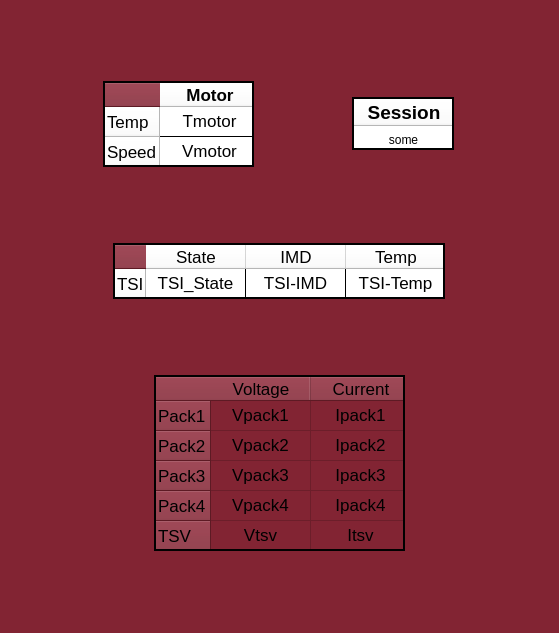
<?xml version="1.0" encoding="UTF-8"?>
<ui version="4.0">
 <class>Form</class>
 <widget class="QWidget" name="Form">
  <property name="geometry">
   <rect>
    <x>0</x>
    <y>0</y>
    <width>559</width>
    <height>633</height>
   </rect>
  </property>
  <property name="sizePolicy">
   <sizepolicy hsizetype="Ignored" vsizetype="Ignored">
    <horstretch>0</horstretch>
    <verstretch>0</verstretch>
   </sizepolicy>
  </property>
  <property name="windowTitle">
   <string>Form</string>
  </property>
  <property name="styleSheet">
   <string notr="true">background-color: rgb(130, 36, 51);</string>
  </property>
  <layout class="QVBoxLayout" name="verticalLayout">
   <item>
    <layout class="QHBoxLayout" name="horizontalLayout">
     <item>
      <widget class="QTableWidget" name="Motor">
       <property name="minimumSize">
        <size>
         <width>151</width>
         <height>86</height>
        </size>
       </property>
       <property name="maximumSize">
        <size>
         <width>151</width>
         <height>86</height>
        </size>
       </property>
       <property name="styleSheet">
        <string notr="true">background-color: rgb(255, 255, 255);
gridline-color: rgb(0, 0, 0);</string>
       </property>
       <property name="frameShape">
        <enum>QFrame::WinPanel</enum>
       </property>
       <property name="frameShadow">
        <enum>QFrame::Plain</enum>
       </property>
       <property name="verticalScrollBarPolicy">
        <enum>Qt::ScrollBarAlwaysOff</enum>
       </property>
       <property name="horizontalScrollBarPolicy">
        <enum>Qt::ScrollBarAlwaysOff</enum>
       </property>
       <property name="sizeAdjustPolicy">
        <enum>QAbstractScrollArea::AdjustToContents</enum>
       </property>
       <property name="selectionMode">
        <enum>QAbstractItemView::NoSelection</enum>
       </property>
       <property name="cornerButtonEnabled">
        <bool>false</bool>
       </property>
       <attribute name="horizontalHeaderMinimumSectionSize">
        <number>17</number>
       </attribute>
       <attribute name="verticalHeaderStretchLastSection">
        <bool>false</bool>
       </attribute>
       <row>
        <property name="text">
         <string>Temp</string>
        </property>
        <property name="font">
         <font>
          <pointsize>13</pointsize>
         </font>
        </property>
       </row>
       <row>
        <property name="text">
         <string>Speed</string>
        </property>
        <property name="font">
         <font>
          <pointsize>13</pointsize>
         </font>
        </property>
       </row>
       <column>
        <property name="text">
         <string>Motor</string>
        </property>
        <property name="font">
         <font>
          <pointsize>13</pointsize>
          <weight>75</weight>
          <bold>true</bold>
         </font>
        </property>
       </column>
       <item row="0" column="0">
        <property name="text">
         <string>Tmotor</string>
        </property>
        <property name="font">
         <font>
          <pointsize>13</pointsize>
         </font>
        </property>
        <property name="textAlignment">
         <set>AlignCenter</set>
        </property>
       </item>
       <item row="1" column="0">
        <property name="text">
         <string>Vmotor</string>
        </property>
        <property name="font">
         <font>
          <pointsize>13</pointsize>
         </font>
        </property>
        <property name="textAlignment">
         <set>AlignCenter</set>
        </property>
       </item>
      </widget>
     </item>
     <item>
      <widget class="QTableWidget" name="tableWidget">
       <property name="minimumSize">
        <size>
         <width>102</width>
         <height>0</height>
        </size>
       </property>
       <property name="maximumSize">
        <size>
         <width>102</width>
         <height>53</height>
        </size>
       </property>
       <property name="styleSheet">
        <string notr="true">background-color: rgb(255, 255, 255);
gridline-color: rgb(0, 0, 0);</string>
       </property>
       <property name="frameShape">
        <enum>QFrame::WinPanel</enum>
       </property>
       <property name="frameShadow">
        <enum>QFrame::Plain</enum>
       </property>
       <property name="verticalScrollBarPolicy">
        <enum>Qt::ScrollBarAlwaysOff</enum>
       </property>
       <property name="horizontalScrollBarPolicy">
        <enum>Qt::ScrollBarAlwaysOff</enum>
       </property>
       <property name="sizeAdjustPolicy">
        <enum>QAbstractScrollArea::AdjustToContents</enum>
       </property>
       <property name="selectionMode">
        <enum>QAbstractItemView::NoSelection</enum>
       </property>
       <property name="cornerButtonEnabled">
        <bool>false</bool>
       </property>
       <attribute name="horizontalHeaderVisible">
        <bool>true</bool>
       </attribute>
       <attribute name="horizontalHeaderHighlightSections">
        <bool>true</bool>
       </attribute>
       <attribute name="verticalHeaderVisible">
        <bool>false</bool>
       </attribute>
       <row>
        <property name="text">
         <string>name</string>
        </property>
       </row>
       <column>
        <property name="text">
         <string>Session</string>
        </property>
        <property name="font">
         <font>
          <pointsize>14</pointsize>
          <weight>75</weight>
          <bold>true</bold>
         </font>
        </property>
       </column>
       <item row="0" column="0">
        <property name="text">
         <string>some</string>
        </property>
        <property name="textAlignment">
         <set>AlignCenter</set>
        </property>
       </item>
      </widget>
     </item>
    </layout>
   </item>
   <item alignment="Qt::AlignHCenter">
    <widget class="QTableWidget" name="TSI">
     <property name="minimumSize">
      <size>
       <width>332</width>
       <height>56</height>
      </size>
     </property>
     <property name="maximumSize">
      <size>
       <width>332</width>
       <height>56</height>
      </size>
     </property>
     <property name="styleSheet">
      <string notr="true">background-color: rgb(255, 255, 255);
gridline-color: rgb(0, 0, 0);</string>
     </property>
     <property name="frameShape">
      <enum>QFrame::WinPanel</enum>
     </property>
     <property name="frameShadow">
      <enum>QFrame::Plain</enum>
     </property>
     <property name="verticalScrollBarPolicy">
      <enum>Qt::ScrollBarAlwaysOff</enum>
     </property>
     <property name="horizontalScrollBarPolicy">
      <enum>Qt::ScrollBarAlwaysOff</enum>
     </property>
     <property name="sizeAdjustPolicy">
      <enum>QAbstractScrollArea::AdjustToContents</enum>
     </property>
     <property name="selectionMode">
      <enum>QAbstractItemView::NoSelection</enum>
     </property>
     <property name="cornerButtonEnabled">
      <bool>false</bool>
     </property>
     <attribute name="horizontalHeaderStretchLastSection">
      <bool>false</bool>
     </attribute>
     <attribute name="verticalHeaderVisible">
      <bool>true</bool>
     </attribute>
     <attribute name="verticalHeaderCascadingSectionResizes">
      <bool>false</bool>
     </attribute>
     <attribute name="verticalHeaderStretchLastSection">
      <bool>false</bool>
     </attribute>
     <row>
      <property name="text">
       <string>TSI</string>
      </property>
      <property name="font">
       <font>
        <pointsize>13</pointsize>
        <weight>50</weight>
        <bold>false</bold>
       </font>
      </property>
     </row>
     <column>
      <property name="text">
       <string>State</string>
      </property>
      <property name="font">
       <font>
        <pointsize>13</pointsize>
       </font>
      </property>
     </column>
     <column>
      <property name="text">
       <string>IMD</string>
      </property>
      <property name="font">
       <font>
        <pointsize>13</pointsize>
       </font>
      </property>
     </column>
     <column>
      <property name="text">
       <string>Temp</string>
      </property>
      <property name="font">
       <font>
        <pointsize>13</pointsize>
       </font>
      </property>
     </column>
     <item row="0" column="0">
      <property name="text">
       <string>TSI_State</string>
      </property>
      <property name="font">
       <font>
        <pointsize>13</pointsize>
       </font>
      </property>
      <property name="textAlignment">
       <set>AlignCenter</set>
      </property>
     </item>
     <item row="0" column="1">
      <property name="text">
       <string>TSI-IMD</string>
      </property>
      <property name="font">
       <font>
        <pointsize>13</pointsize>
       </font>
      </property>
      <property name="textAlignment">
       <set>AlignCenter</set>
      </property>
     </item>
     <item row="0" column="2">
      <property name="text">
       <string>TSI-Temp</string>
      </property>
      <property name="font">
       <font>
        <pointsize>13</pointsize>
       </font>
      </property>
      <property name="textAlignment">
       <set>AlignCenter</set>
      </property>
     </item>
    </widget>
   </item>
   <item alignment="Qt::AlignHCenter">
    <widget class="QTableWidget" name="Packs">
     <property name="sizePolicy">
      <sizepolicy hsizetype="Expanding" vsizetype="Expanding">
       <horstretch>0</horstretch>
       <verstretch>0</verstretch>
      </sizepolicy>
     </property>
     <property name="minimumSize">
      <size>
       <width>251</width>
       <height>176</height>
      </size>
     </property>
     <property name="maximumSize">
      <size>
       <width>251</width>
       <height>176</height>
      </size>
     </property>
     <property name="font">
      <font>
       <pointsize>13</pointsize>
      </font>
     </property>
     <property name="layoutDirection">
      <enum>Qt::LeftToRight</enum>
     </property>
     <property name="autoFillBackground">
      <bool>true</bool>
     </property>
     <property name="styleSheet">
      <string notr="true">gridline-color: rgb(0, 0, 0);
selection-color: rgb(255, 255, 255);
background-color: rgb(255, 255, 255);
QTableCornerButton::section {background-color: rgba(0,0,0,0);} </string>
     </property>
     <property name="frameShape">
      <enum>QFrame::WinPanel</enum>
     </property>
     <property name="frameShadow">
      <enum>QFrame::Plain</enum>
     </property>
     <property name="verticalScrollBarPolicy">
      <enum>Qt::ScrollBarAlwaysOff</enum>
     </property>
     <property name="horizontalScrollBarPolicy">
      <enum>Qt::ScrollBarAlwaysOff</enum>
     </property>
     <property name="sizeAdjustPolicy">
      <enum>QAbstractScrollArea::AdjustToContents</enum>
     </property>
     <property name="autoScroll">
      <bool>false</bool>
     </property>
     <property name="selectionMode">
      <enum>QAbstractItemView::NoSelection</enum>
     </property>
     <property name="showGrid">
      <bool>true</bool>
     </property>
     <property name="cornerButtonEnabled">
      <bool>false</bool>
     </property>
     <row>
      <property name="text">
       <string>Pack1</string>
      </property>
      <property name="font">
       <font>
        <pointsize>13</pointsize>
       </font>
      </property>
     </row>
     <row>
      <property name="text">
       <string>Pack2</string>
      </property>
      <property name="font">
       <font>
        <pointsize>13</pointsize>
       </font>
      </property>
     </row>
     <row>
      <property name="text">
       <string>Pack3</string>
      </property>
      <property name="font">
       <font>
        <pointsize>13</pointsize>
       </font>
      </property>
     </row>
     <row>
      <property name="text">
       <string>Pack4</string>
      </property>
      <property name="font">
       <font>
        <pointsize>13</pointsize>
       </font>
      </property>
     </row>
     <row>
      <property name="text">
       <string>TSV</string>
      </property>
      <property name="font">
       <font>
        <pointsize>13</pointsize>
       </font>
      </property>
     </row>
     <column>
      <property name="text">
       <string>Voltage</string>
      </property>
      <property name="font">
       <font>
        <pointsize>13</pointsize>
       </font>
      </property>
     </column>
     <column>
      <property name="text">
       <string>Current</string>
      </property>
      <property name="font">
       <font>
        <pointsize>13</pointsize>
        <weight>50</weight>
        <bold>false</bold>
       </font>
      </property>
     </column>
     <item row="0" column="0">
      <property name="text">
       <string>Vpack1</string>
      </property>
      <property name="font">
       <font>
        <pointsize>13</pointsize>
       </font>
      </property>
      <property name="textAlignment">
       <set>AlignCenter</set>
      </property>
     </item>
     <item row="0" column="1">
      <property name="text">
       <string>Ipack1</string>
      </property>
      <property name="font">
       <font>
        <pointsize>13</pointsize>
       </font>
      </property>
      <property name="textAlignment">
       <set>AlignCenter</set>
      </property>
     </item>
     <item row="1" column="0">
      <property name="text">
       <string>Vpack2</string>
      </property>
      <property name="font">
       <font>
        <pointsize>13</pointsize>
       </font>
      </property>
      <property name="textAlignment">
       <set>AlignCenter</set>
      </property>
     </item>
     <item row="1" column="1">
      <property name="text">
       <string>Ipack2</string>
      </property>
      <property name="font">
       <font>
        <pointsize>13</pointsize>
       </font>
      </property>
      <property name="textAlignment">
       <set>AlignCenter</set>
      </property>
     </item>
     <item row="2" column="0">
      <property name="text">
       <string>Vpack3</string>
      </property>
      <property name="textAlignment">
       <set>AlignCenter</set>
      </property>
     </item>
     <item row="2" column="1">
      <property name="text">
       <string>Ipack3</string>
      </property>
      <property name="textAlignment">
       <set>AlignCenter</set>
      </property>
     </item>
     <item row="3" column="0">
      <property name="text">
       <string>Vpack4</string>
      </property>
      <property name="textAlignment">
       <set>AlignCenter</set>
      </property>
     </item>
     <item row="3" column="1">
      <property name="text">
       <string>Ipack4</string>
      </property>
      <property name="textAlignment">
       <set>AlignCenter</set>
      </property>
     </item>
     <item row="4" column="0">
      <property name="text">
       <string>Vtsv</string>
      </property>
      <property name="textAlignment">
       <set>AlignCenter</set>
      </property>
     </item>
     <item row="4" column="1">
      <property name="text">
       <string>Itsv</string>
      </property>
      <property name="textAlignment">
       <set>AlignCenter</set>
      </property>
     </item>
    </widget>
   </item>
  </layout>
 </widget>
 <resources/>
 <connections/>
</ui>
